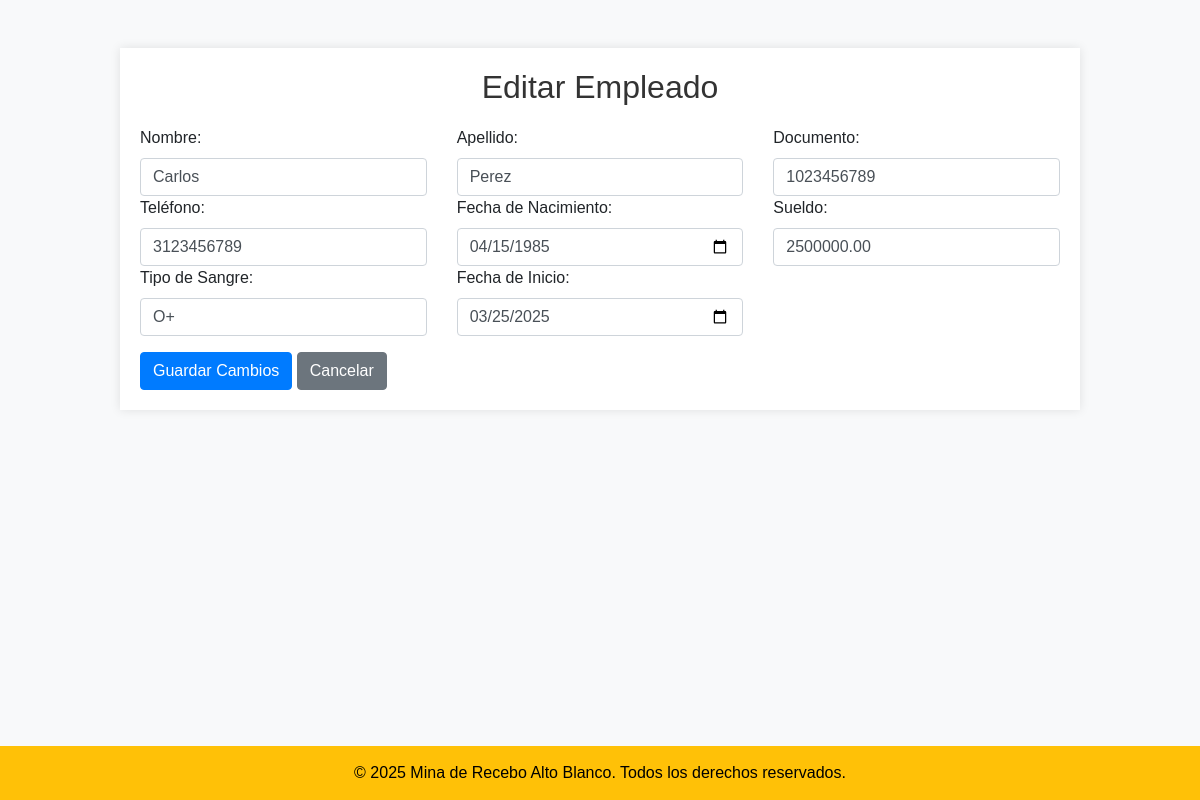
Page /editar_empleado.php?id=3 on the committed database.
### tables this page shows
CREATE TABLE `empleados` (
  `id` int(11) NOT NULL,
  `nombre` varchar(100) NOT NULL,
  `apellido` varchar(100) NOT NULL,
  `telefono` varchar(15) NOT NULL,
  `documento` varchar(20) NOT NULL,
  `tipo_sangre` enum('O+','O-','A+','A-','B+','B-','AB+','AB-') NOT NULL,
  `fecha_inicio` date NOT NULL,
  `fecha_nacimiento` date NOT NULL,
  `sueldo` decimal(10,2) NOT NULL,
  `pago_quincena` tinyint(1) NOT NULL DEFAULT 0
);

### editar_empleado.php (the view, shortened to what this page needs)
<?php
$id = $_GET['id'];
try {
    $config = include 'config.php';
    $conexion = new PDO(
        'mysql:host=' . $config['db']['host'] . ';dbname=' . $config['db']['dbname'],
        $config['db']['user'],
        $config['db']['pass'],
        $config['db']['options']
    );
    $stmt = $conexion->prepare("SELECT * FROM empleados WHERE id = :id");
    $stmt->bindParam(':id', $id);
    $stmt->execute();
    $empleado = $stmt->fetch(PDO::FETCH_ASSOC);
} catch (PDOException $error) {
    die("Error de conexión: " . $error->getMessage());
}
?>
<!DOCTYPE html>
<html lang="es">
<head>
    <link rel="stylesheet" href="https://cdn.jsdelivr.net/npm/bootstrap@5.3.0/dist/css/bootstrap.min.css">
</head>
<body>
    <?php include 'templates/header.php'; ?>
    <div class="container mt-5">
        <h2 class="text-center">Editar Empleado</h2>
        <form method="POST">
            <div class="row">
                <div class="col-md-4">
                    <label>Nombre:</label>
                    <input type="text" name="nombre" class="form-control" value="<?= htmlspecialchars($empleado['nombre']) ?>" required>
                </div>
                <div class="col-md-4">
                    <label>Apellido:</label>
                    <input type="text" name="apellido" class="form-control" value="<?= htmlspecialchars($empleado['apellido']) ?>" required>
                </div>
                <div class="col-md-4">
                    <label>Documento:</label>
                    <input type="text" name="documento" class="form-control" value="<?= htmlspecialchars($empleado['documento']) ?>" required>
                </div>
                <div class="col-md-4">
                    <label>Teléfono:</label>
                    <input type="text" name="telefono" class="form-control" value="<?= htmlspecialchars($empleado['telefono']) ?>" required>
                </div>
                <div class="col-md-4">
                    <label>Fecha de Nacimiento:</label>
                    <input type="date" name="fecha_nacimiento" class="form-control" value="<?= htmlspecialchars($empleado['fecha_nacimiento']) ?>" required>
                </div>
                <div class="col-md-4">
                    <label>Sueldo:</label>
                    <input type="number" step="0.01" name="sueldo" class="form-control" value="<?= htmlspecialchars($empleado['sueldo']) ?>" required>
                </div>
                <div class="col-md-4">
                    <label>Tipo de Sangre:</label>
                    <select name="tipo_sangre" class="form-control" required>
                        <option value="O+" <?= ($empleado['tipo_sangre'] == 'O+') ? 'selected' : '' ?>>O+</option>
                    </select>
                </div>
                <div class="col-md-4">
                    <label>Fecha de Inicio:</label>
                    <input type="date" name="fecha_inicio" class="form-control" value="<?= htmlspecialchars($empleado['fecha_inicio']) ?>" required>
                </div>
            </div>
            <button type="submit" class="btn btn-primary mt-3">Guardar Cambios</button>
            <a href="empleados.php" class="btn btn-secondary mt-3">Cancelar</a>
        </form>
    </div>
    <?php include 'templates/footer.php'; ?>
</body>
</html>

### css/style.css (style rules this page uses)
body { font-family: Arial, sans-serif; background-color: #f8f9fa; margin: 0; padding: 0; }
.container { margin: 20px auto; max-width: 960px; padding: 20px; background: #fff; box-shadow: 0 0 10px rgba(0,0,0,0.1); }
h2 { margin-bottom: 20px; color: #333; }
.btn { margin-top: 10px; }

### templates/footer.php (style rules this page uses)
html, body { height: 100%; margin: 0; display: flex; flex-direction: column; }

### rows in the picture
empleados: nombre "Carlos", apellido "Perez", documento "1023456789", telefono "3123456789", fecha_nacimiento "04/15/1985", sueldo "2500000.00", tipo_sangre "O+", fecha_inicio "03/25/2025"
